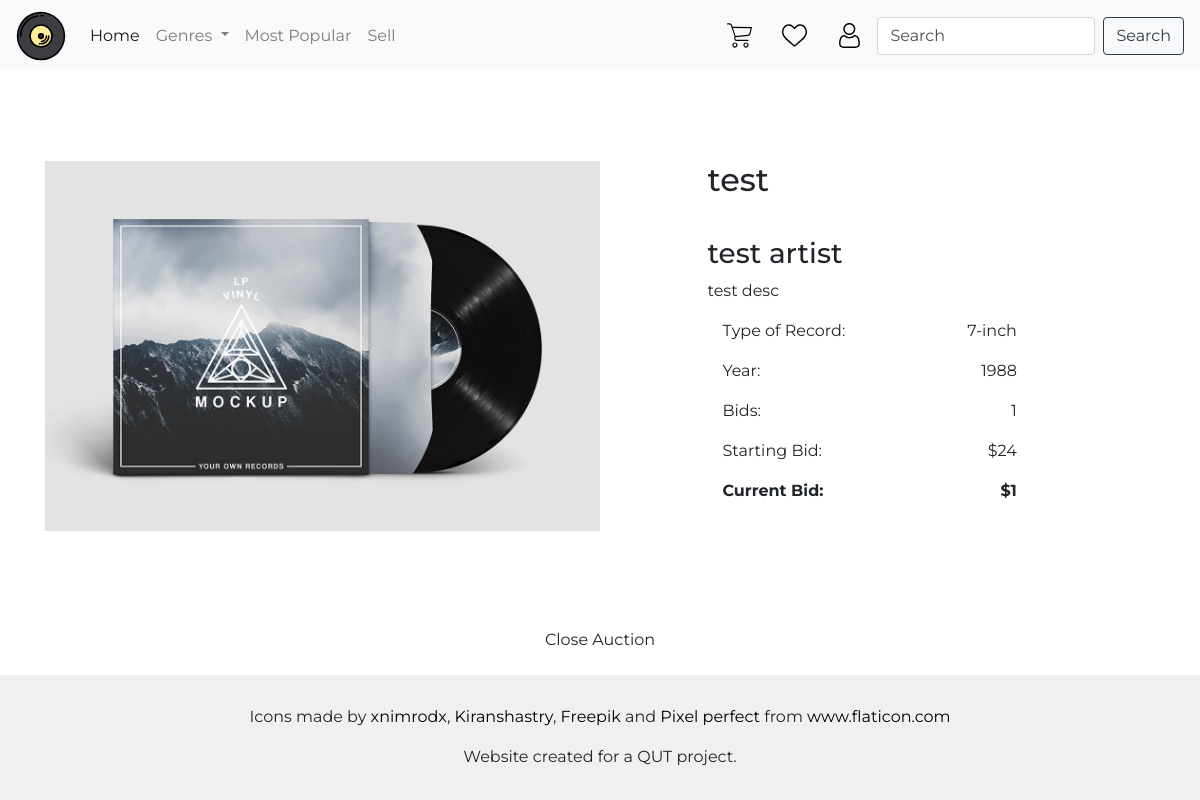
The page /item/25 (signed in) on the database its author committed.
### auction/models.py (models this page shows, shortened)
class Item(db.Model):
    __tablename__ = 'items'
    id = db.Column(db.Integer, primary_key=True)
    name = db.Column(db.String(100), index=True, nullable=False)
    description = db.Column(db.String(200), nullable=False)
    artist = db.Column(db.String(100), index=True, nullable=False)
    genre = db.Column(db.String(80), index=True, nullable=False)
    year = db.Column(db.Integer, nullable=False)
    designation = db.Column(db.String(80), nullable=False)
    image = db.Column(db.String(400), nullable=False)
    starting_value = db.Column(db.Integer, nullable=False)
    current_value = db.Column(db.Integer, nullable=False)
    bid_number = db.Column(db.Integer, nullable=True)
    status = db.Column(db.String(80), index=True, nullable=False)
    user_id = db.Column(db.Integer, db.ForeignKey('users.id'))
    date_posted = db.Column(db.String, nullable=False)
    watchlists = db.relationship('Watchlist', backref='items')
    bids = db.relationship('Bid', backref='items')

### auction/auth.py (the view)
@bp2.route("/<id>")
def show(id):
    seller = False
    if current_user.get_id() != None :
        user = int(current_user.get_id())
        try:
            itemUserId = int(Item.query.get(id).user_id)
            seller = (itemUserId == user)
        except:
            seller = False
    details = Item.query.filter_by(id=id).first()
    if seller:
        details = Item.query.filter_by(id=id).first()
        active_bids = Bid.query.filter_by(id=id).first()
        form = CloseAuctionForm()
        return render_template('seller_details.html', active_bids=active_bids, details=details, form=form)
    else:
        form = BidForm()
        details = Item.query.filter_by(id=id).first()
        return render_template('item_details.html', details=details, form=form)

### auction/forms.py
class CloseAuctionForm(FlaskForm):
    submit = SubmitField("Close Auction")

### auction/templates/seller_details.html (shortened to what this page needs)
{% import "bootstrap/wtf.html" as wtf %}
{% block content %}
<div class="row def-padding space-between">
    <div class="col-lg-6 col-xs-12 top-btm-padding">
        <img class="img-fluid" src={{details.image}} alt="Record Image">
    </div>
    <div class="col-lg-5 col-xs-12 col-sm-12 col-md-12">
        <h2 class="top-btm-padding">{{details.name}}</h2>
        <h3>{{details.artist}}</h3>
        <p class="card-text">{{details.description}}</p>
        <div class="space-between col-lg-9 col-md-10 col-sm-12">
            <p>Type of Record: </p>
            <p>{{details.designation}}</p>
        </div>
        <div class="space-between col-lg-9 col-md-10 col-sm-12">
            <p>Year: </p>
            <p>{{details.year}}</p>
        </div>
        <div class="space-between col-lg-9 col-md-10 col-sm-12">
            <p>Bids: </p>
            <p>{{details.bid_number}}</p>
        </div>
        <div class="space-between col-lg-9 col-md-10 col-sm-12">
            <p>Starting Bid: </p>
            <p>${{details.starting_value}}</p>
        </div>
        <div class="space-between col-lg-9 col-md-10 col-sm-12 font-weight-bold">
            <p>Current Bid: </p>
            <p>${{details.bid_number}}</p>
        </div>
    </div>
</div>
<div class="col-12 justify-center space-between">
    {{wtf.quick_form(form,
        "/item/{0}/bid".format(details.id))}}
</div>
{% endblock %}

### auction/static/styles/style.css (style rules this page uses)
* { font-family: Montserrat; }
.def-padding { padding: 60px; }
.top-btm-padding { padding: 30px 0 30px 0; }
.space-between { display: flex; justify-content: space-between; }
.justify-center { display: flex; justify-content: center; }
::placeholder { color: rgba(0,0,0,0.7) !important; opacity: 1; }

### rows shown on the page
Item: image (picture), name "test", artist "test artist", description "test desc", designation "7-inch", year "1988", bid_number "1", starting_value "24"
